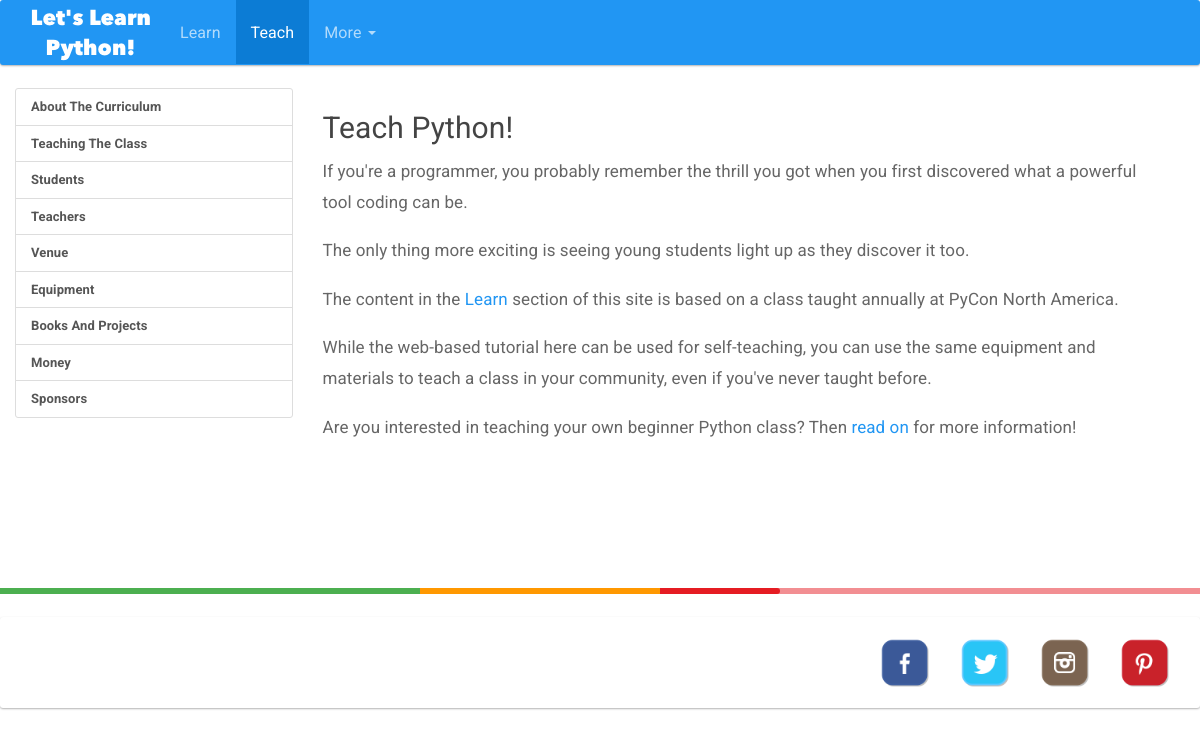
Page /teach/ on the earlier database version.
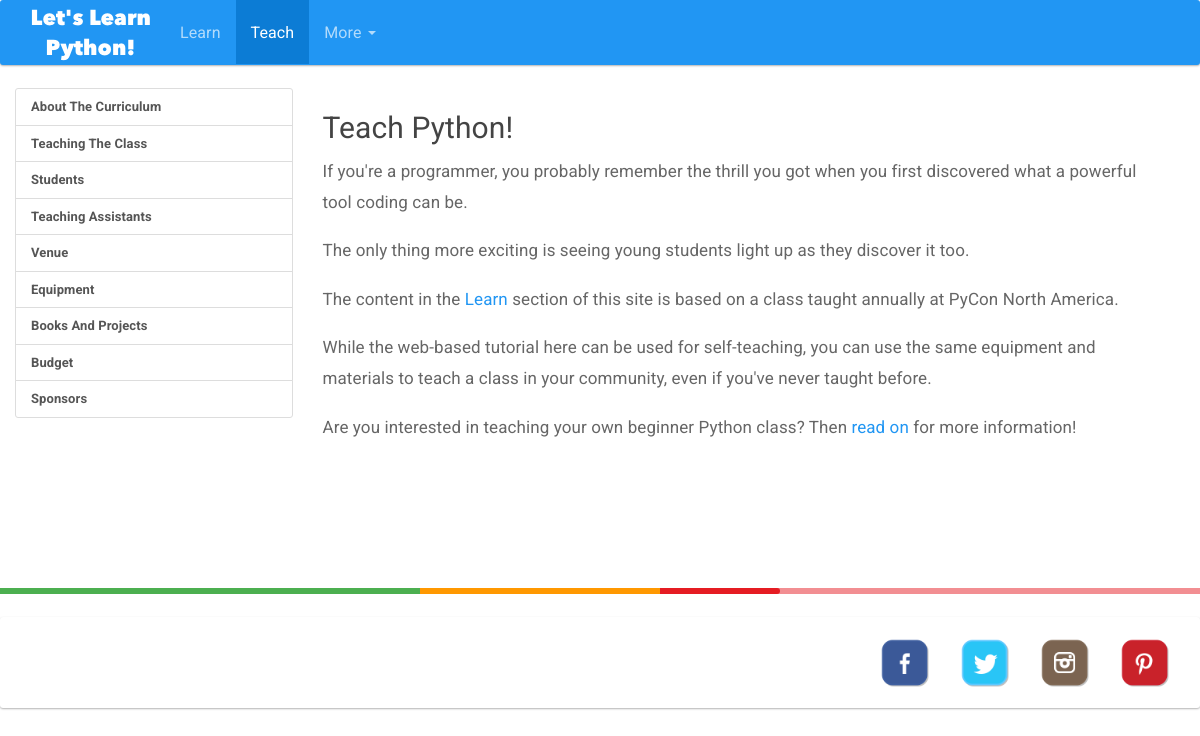
Same page on the later database version.
### teaching/models.py (models this page shows, shortened)
class Step(models.Model):
    step_number = models.IntegerField()
    step_name = models.CharField(max_length=200)
    image = models.CharField(max_length=200, blank=True, null=True)
    description = models.TextField()

### teaching/views.py (the view)
def index(request):
    all_steps = Step.objects.order_by('step_number')
    context = {
        'step_list': all_steps,
    }
    return render(request, 'teaching/step.html', context)

### teaching/templates/teaching/step.html
{% include "letslearnpython/common_head.html" %}
{% include "teaching/teach_header.html" %}
<div class="yk-container container">
  <div class="row">
    <div class="list-group yk-container-nav col-sm-3">
      {% if step_list %}
        {% for item in step_list %}
          <a class="list-group-item yk-guideline-name" href="/teach/step/{{ item.step_number }}">{{ item.step_name }}</a>
        {% endfor %}
      {% endif %}
    </div>
    <div class="yk-container-content col-sm-9">
      {% if step %}
        {{ step.description | safe }}
      {% else %}
        <h2>Teach Python!</h2>
        <p>If you're a programmer, you probably remember the thrill you got when you first discovered what a powerful tool coding can be.</p>
        <p>The only thing more exciting is seeing young students light up as they discover it too.</p>
        <p>The content in the <a href="/learn/">Learn</a> section of this site is based on a class taught annually at PyCon North America.</p>
        <p>While the web-based tutorial here can be used for self-teaching, you can use the same equipment and materials to teach a class in your community, even if you've never taught before.</p>
<p>Are you interested in teaching your own beginner Python class? Then <a href="/teach/step/1/">read on</a> for more information!</p>
      {% endif %}
    </div>
  </div>
</div>
{% include "letslearnpython/common_footer.html" %}

Differences in the rows shown:
removed Step: step_name "Teachers"
removed Step: step_name "Money"
added Step: step_name "Teaching Assistants"
added Step: step_name "Budget"
